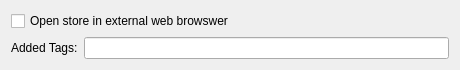
<?xml version="1.0" encoding="UTF-8"?>
<ui version="4.0">
 <class>Form</class>
 <widget class="QWidget" name="Form">
  <property name="geometry">
   <rect>
    <x>0</x>
    <y>0</y>
    <width>460</width>
    <height>69</height>
   </rect>
  </property>
  <property name="windowTitle">
   <string>Form</string>
  </property>
  <layout class="QGridLayout" name="gridLayout">
   <item row="1" column="0">
    <widget class="QLabel" name="label">
     <property name="text">
      <string>Added Tags:</string>
     </property>
    </widget>
   </item>
   <item row="1" column="1">
    <widget class="QLineEdit" name="tags"/>
   </item>
   <item row="0" column="0" colspan="2">
    <widget class="QCheckBox" name="open_external">
     <property name="text">
      <string>Open store in external web browswer</string>
     </property>
    </widget>
   </item>
  </layout>
 </widget>
 <resources/>
 <connections/>
</ui>
